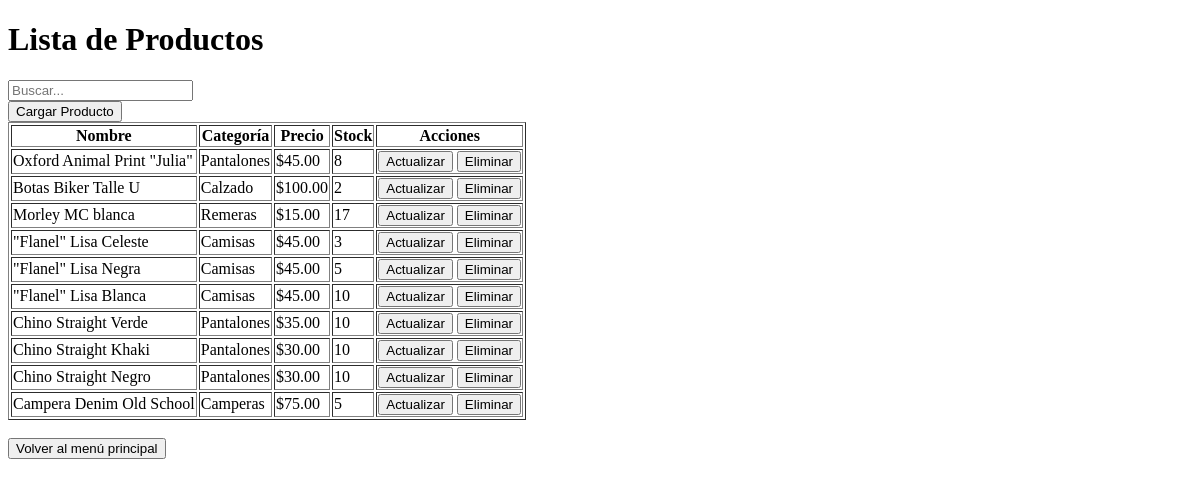
The app's page /Productos/list, older data.
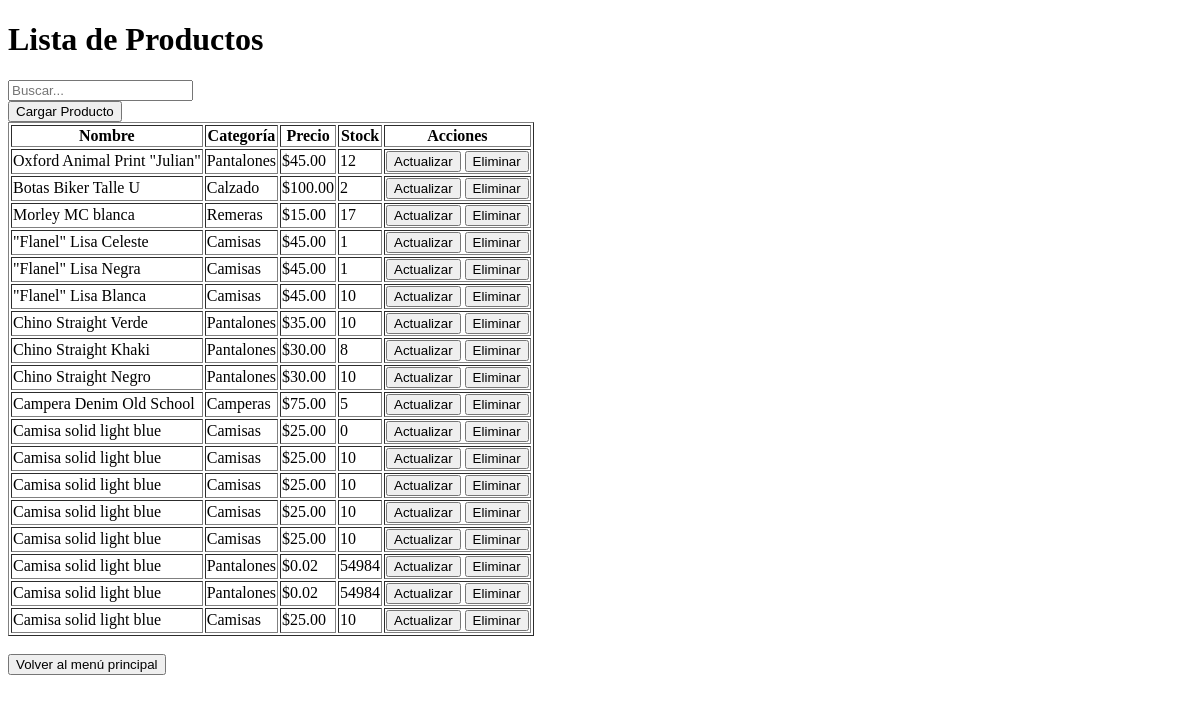
The same page, newer data.
### Chicago/models.py (models this page shows, shortened)
class Producto(models.Model):
    nombre = models.CharField(max_length=200)
    categoria = models.CharField(max_length=100)
    precio = models.DecimalField(max_digits=10, decimal_places=2)
    stock = models.PositiveIntegerField()

### Chicago/Views_Models/Productos.py (the view)
# urls.py: path("Productos/list", Productos.ProductoListView.as_view(), name="Productos_list"),
class ProductoListView(ListView):
    model= Producto
    def get_queryset(self):
        busqueda = self.request.GET.get("busqueda")
        if busqueda:
            query = Producto.objects.filter(nombre__icontains=busqueda)
        else:
            query = Producto.objects.all()
        return query

### Chicago/Templates/Chicago/Producto_list.html
{% extends 'Chicago/base.html' %}
{% block contenido %}
    <h1>Lista de Productos</h1>
    <form method="get">
        <input type="text" name="busqueda" placeholder="Buscar...">
    </form>
    <a href="{% url 'Chicago:Productos_create' %}"><button>Cargar Producto</button></a>
    <table border="1">
        <thead>
            <tr>
                <th>Nombre</th>
                <th>Categoría</th>
                <th>Precio</th>
                <th>Stock</th>
                <th>Acciones</th>
            </tr>
        </thead>
        <tbody>
            {% for producto in object_list %}
                <tr>
                    <td>{{ producto.nombre }}</td>
                    <td>{{ producto.categoria }}</td>
                    <td>${{ producto.precio }}</td>
                    <td>{{ producto.stock }}</td>
                    <td>
                        <a href="{% url 'Chicago:Productos_update' pk=producto.id %}"><button>Actualizar</button></a>
                        <a href="{% url 'Chicago:Productos_delete' producto.id %}"><button>Eliminar</button></a>
                    </td>
                </tr>
            {% empty %}
            <tr>
                <td colspan="5">No hay datos disponibles.</td>
            </tr>
            {% endfor %}
        </tbody>
    </table>
    <br>
    <a href="{% url 'Chicago:index' %}"><button>Volver al menú principal</button></a>
{% endblock contenido %}

Row changes from the older to the newer data that the page shows:
changed Producto: nombre "Oxford Animal Print \"Julia\"" → "Oxford Animal Print \"Julian\""; stock "8" → "12"
changed Producto "\"Flanel\" Lisa Celeste": stock "3" → "1"
changed Producto "\"Flanel\" Lisa Negra": stock "5" → "1"
changed Producto "Chino Straight Khaki": stock "10" → "8"
added Producto: nombre "Camisa solid light blue", categoria "Camisas", precio "25.00", stock "0"
added Producto: nombre "Camisa solid light blue", categoria "Camisas", precio "25.00", stock "10"
added Producto: nombre "Camisa solid light blue", categoria "Camisas", precio "25.00", stock "10"
added Producto: nombre "Camisa solid light blue", categoria "Camisas", precio "25.00", stock "10"
added Producto: nombre "Camisa solid light blue", categoria "Camisas", precio "25.00", stock "10"
added Producto: nombre "Camisa solid light blue", categoria "Pantalones", precio "0.02", stock "54984"
added Producto: nombre "Camisa solid light blue", categoria "Pantalones", precio "0.02", stock "54984"
added Producto: nombre "Camisa solid light blue", categoria "Camisas", precio "25.00", stock "10"
